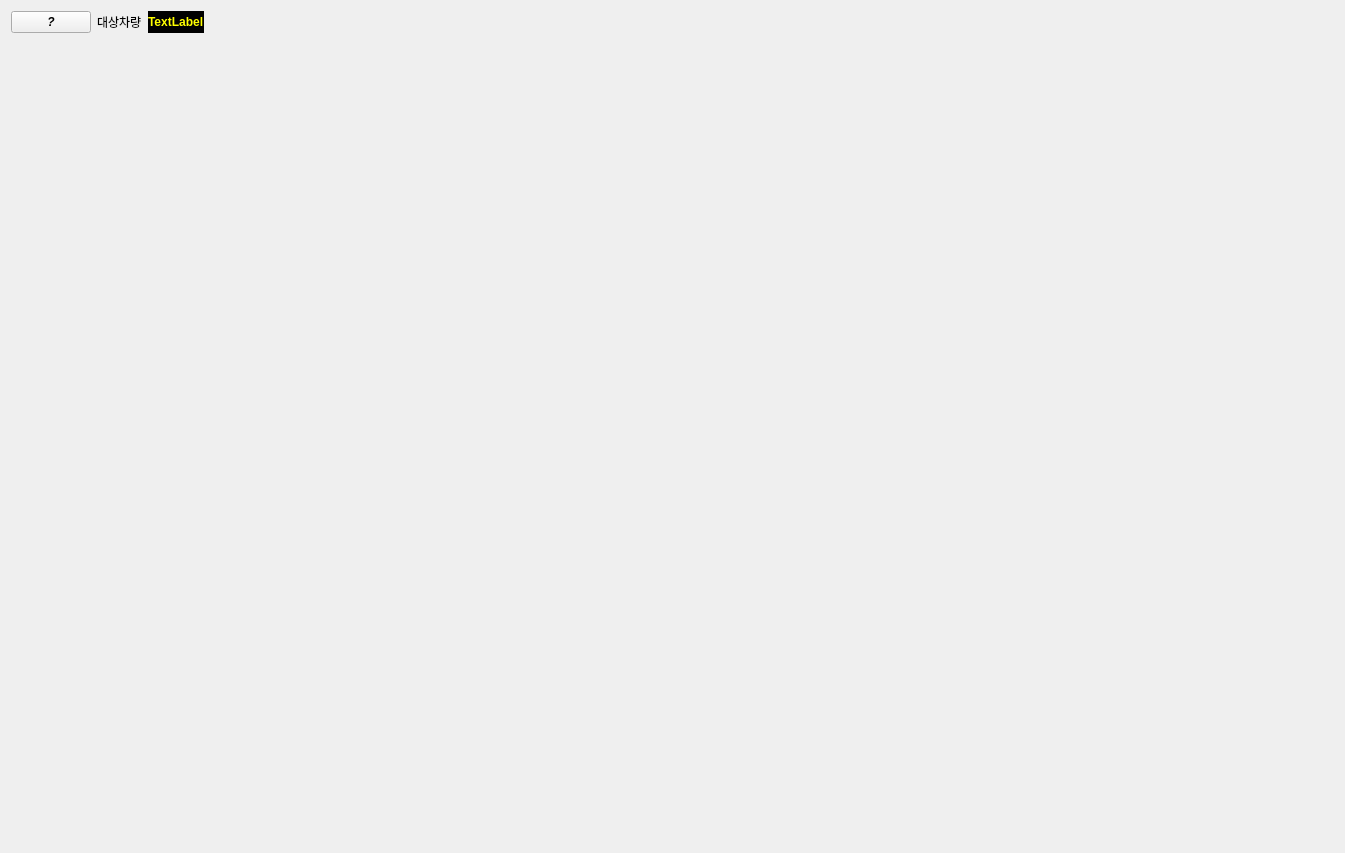
<?xml version="1.0" encoding="UTF-8"?>
<ui version="4.0">
 <class>Tab_App</class>
 <widget class="QWidget" name="Tab_App">
  <property name="geometry">
   <rect>
    <x>0</x>
    <y>0</y>
    <width>1345</width>
    <height>853</height>
   </rect>
  </property>
  <property name="windowTitle">
   <string>Form</string>
  </property>
  <layout class="QVBoxLayout" name="verticalLayout">
   <item>
    <widget class="QFrame" name="frame_info">
     <property name="sizePolicy">
      <sizepolicy hsizetype="Preferred" vsizetype="Fixed">
       <horstretch>0</horstretch>
       <verstretch>0</verstretch>
      </sizepolicy>
     </property>
     <property name="frameShape">
      <enum>QFrame::NoFrame</enum>
     </property>
     <property name="frameShadow">
      <enum>QFrame::Raised</enum>
     </property>
     <layout class="QHBoxLayout" name="horizontalLayout">
      <property name="leftMargin">
       <number>0</number>
      </property>
      <property name="topMargin">
       <number>0</number>
      </property>
      <property name="rightMargin">
       <number>0</number>
      </property>
      <property name="bottomMargin">
       <number>0</number>
      </property>
      <item>
       <widget class="QPushButton" name="pb_info">
        <property name="sizePolicy">
         <sizepolicy hsizetype="Fixed" vsizetype="Fixed">
          <horstretch>0</horstretch>
          <verstretch>0</verstretch>
         </sizepolicy>
        </property>
        <property name="font">
         <font>
          <italic>true</italic>
          <bold>true</bold>
         </font>
        </property>
        <property name="text">
         <string>?</string>
        </property>
       </widget>
      </item>
      <item>
       <widget class="QLabel" name="label_list">
        <property name="text">
         <string>대상차량</string>
        </property>
       </widget>
      </item>
      <item>
       <widget class="QLabel" name="label_target">
        <property name="font">
         <font>
          <bold>true</bold>
         </font>
        </property>
        <property name="styleSheet">
         <string notr="true">background-color:black;color:yellow;</string>
        </property>
        <property name="text">
         <string>TextLabel</string>
        </property>
       </widget>
      </item>
      <item>
       <spacer name="horizontalSpacer">
        <property name="orientation">
         <enum>Qt::Horizontal</enum>
        </property>
        <property name="sizeHint" stdset="0">
         <size>
          <width>1238</width>
          <height>20</height>
         </size>
        </property>
       </spacer>
      </item>
     </layout>
    </widget>
   </item>
   <item>
    <widget class="Wid_Search_for" name="Wid_Search_for" native="true">
     <property name="sizePolicy">
      <sizepolicy hsizetype="Preferred" vsizetype="Fixed">
       <horstretch>0</horstretch>
       <verstretch>0</verstretch>
      </sizepolicy>
     </property>
    </widget>
   </item>
   <item>
    <widget class="Wid_Table_for_샘플관리_관리" name="Wid_Table" native="true"/>
   </item>
  </layout>
 </widget>
 <customwidgets>
  <customwidget>
   <class>Wid_Search_for</class>
   <extends>QWidget</extends>
   <header>modules.PyQt.Tabs.샘플관리.components.Wid_search_for_이력조회</header>
   <container>1</container>
  </customwidget>
  <customwidget>
   <class>Wid_Table_for_샘플관리_관리</class>
   <extends>QWidget</extends>
   <header>modules.PyQt.Tabs.샘플관리.tables.table_샘플관리_관리</header>
   <container>1</container>
  </customwidget>
 </customwidgets>
 <resources/>
 <connections/>
</ui>
